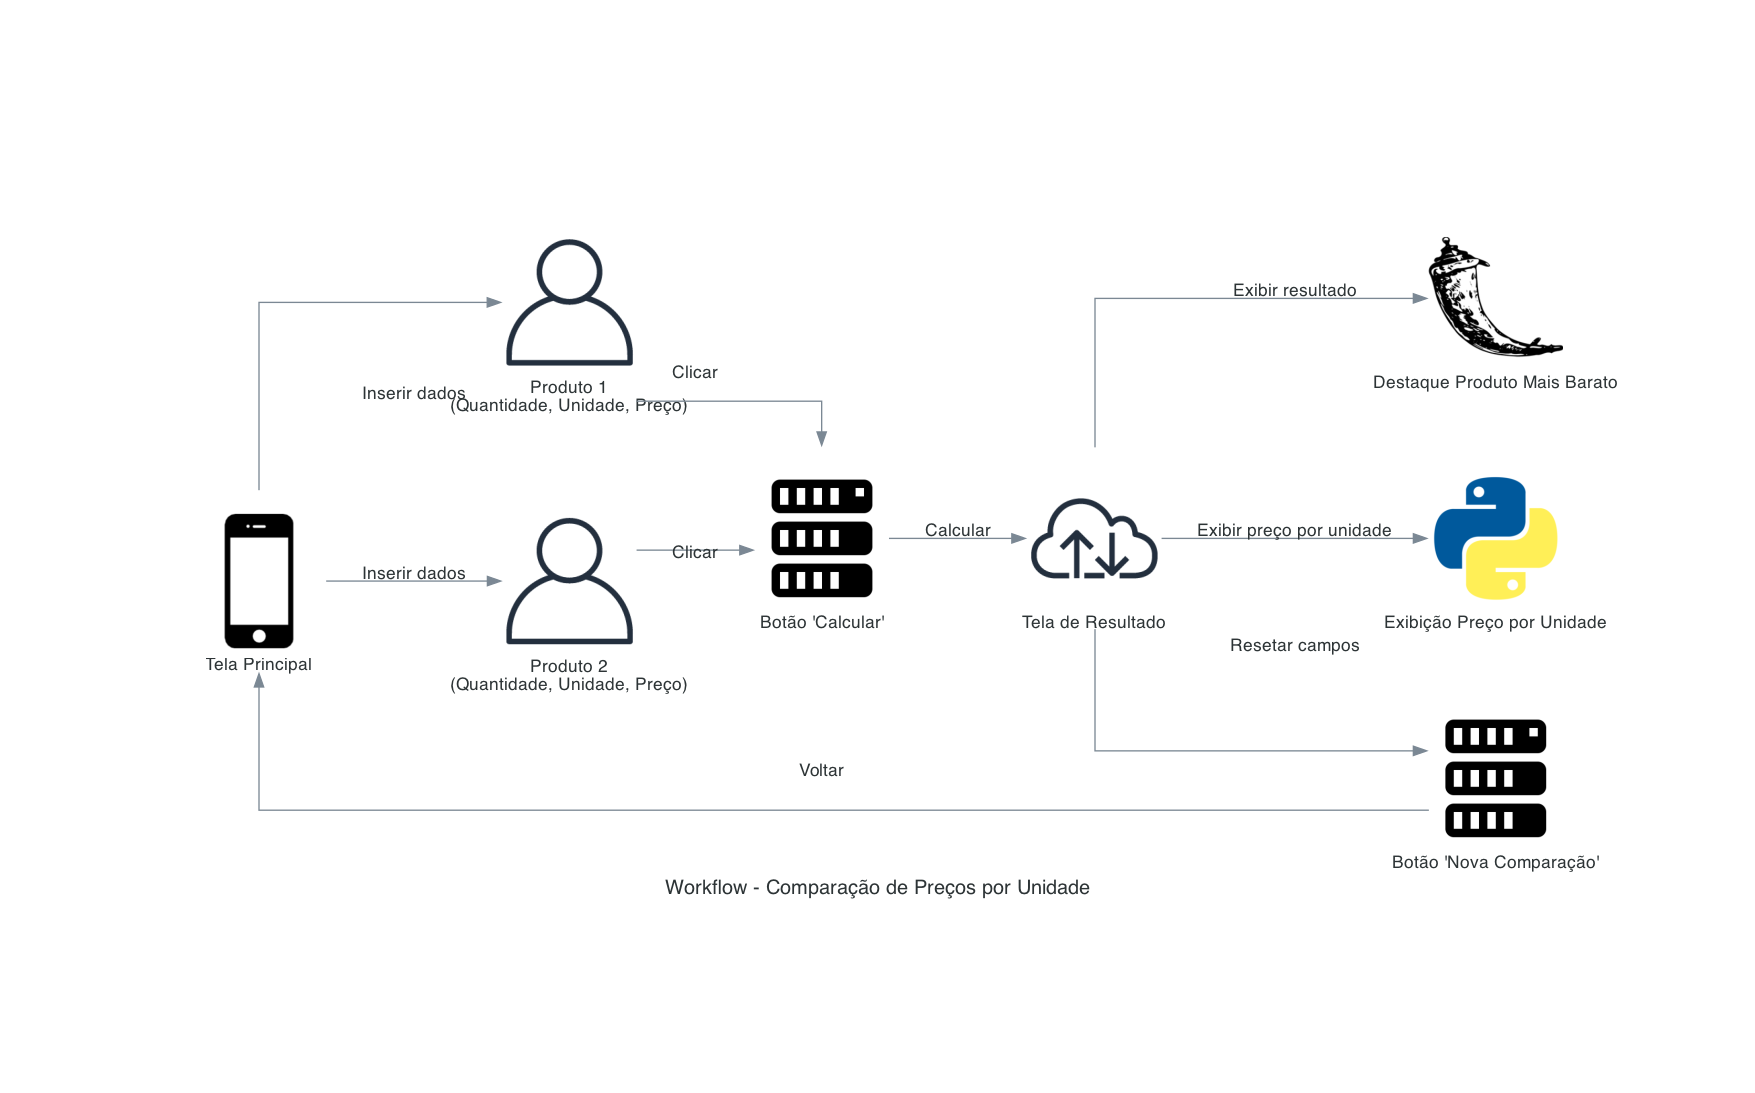

Python code for this plot:
from diagrams import Diagram, Edge
from diagrams.generic.blank import Blank
from diagrams.onprem.client import User
from diagrams.onprem.compute import Server
from diagrams.onprem.network import Internet
from diagrams.programming.framework import Flask
from diagrams.programming.language import Python
from diagrams.generic.device import Mobile

# Criando o diagrama
with Diagram("Workflow - Comparação de Preços por Unidade", show=False, direction="LR"):

    # Tela Principal
    tela_principal = Mobile("Tela Principal")  # Ícone de dispositivo móvel
    entrada_produto1 = User("Produto 1\n(Quantidade, Unidade, Preço)")  # Ícone de usuário para entrada de dados
    entrada_produto2 = User("Produto 2\n(Quantidade, Unidade, Preço)")  # Ícone de usuário para entrada de dados
    botao_calcular = Server("Botão 'Calcular'")  # Ícone de servidor para representar ação

    # Tela de Resultado
    tela_resultado = Internet("Tela de Resultado")  # Ícone de rede para representar a tela de resultado
    destaque_barato = Flask("Destaque Produto Mais Barato")  # Ícone de framework para destaque
    exibicao_preco_unidade = Python("Exibição Preço por Unidade")  # Ícone de linguagem para cálculo
    botao_nova_comparacao = Server("Botão 'Nova Comparação'")  # Ícone de servidor para ação

    # Fluxo do processo
    tela_principal >> Edge(label="Inserir dados") >> [entrada_produto1, entrada_produto2]
    [entrada_produto1, entrada_produto2] >> Edge(label="Clicar") >> botao_calcular
    botao_calcular >> Edge(label="Calcular") >> tela_resultado
    tela_resultado >> Edge(label="Exibir resultado") >> destaque_barato
    tela_resultado >> Edge(label="Exibir preço por unidade") >> exibicao_preco_unidade
    tela_resultado >> Edge(label="Resetar campos") >> botao_nova_comparacao
    botao_nova_comparacao >> Edge(label="Voltar") >> tela_principal
